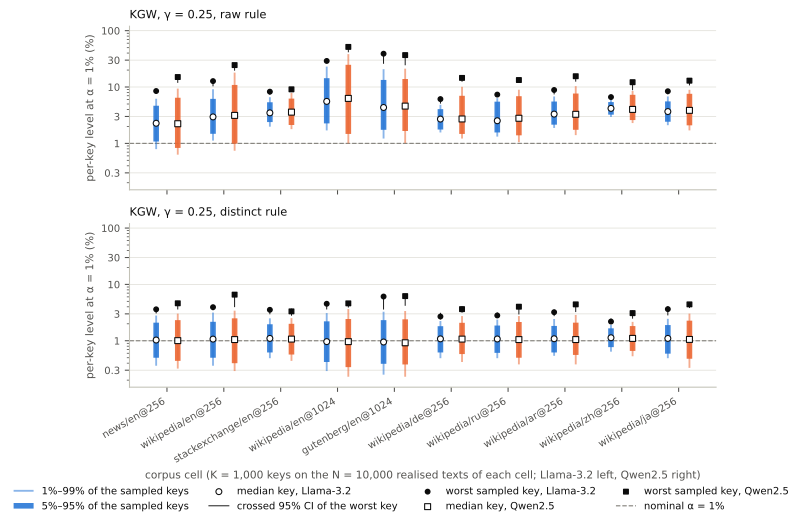

Reproduce this figure in Python.
#!/usr/bin/env python3
"""F1 — the deployer's view on real null text (Study 2 Figure 4 re-rendered for the paper).

Per corpus cell and tokenizer at h = 1 and the cell's longest length: the spread of the per-key level over the
K = 1,000 sampled keys at α = 1% (the 1–99% and 5–95% bands of the sampled keys, the median key, the worst sampled
key with its crossed key-by-document 95% interval), for KGW γ = 0.25 under the raw and distinct rules and for
Gumbel-max under the distinct rule. Source: outputs/study2_v0.1/results.json (descriptive.deployer_view), the
locked analyser's output; the quantile ranges are checked against the agreed report's register.
"""
import sys
from pathlib import Path

import numpy as np

sys.path.insert(0, str(Path(__file__).resolve().parents[1]))
import paperlib as P  # noqa: E402

plt = P.style()
res = P.results("s2"); R2 = P.register("s2"); g2 = P.grid("s2")
DV = res["descriptive"]["deployer_view"]
K, N = g2["K"], g2["N"]
TOKS = ("llama", "qwen"); COL = {"llama": P.SLOT[0], "qwen": P.SLOT[1]}; MK = {"llama": "o", "qwen": "s"}
FLOOR = 100.0 / N
PANELS_MAIN = (("kgw", "raw", "KGW, γ = 0.25, raw rule"), ("kgw", "distinct", "KGW, γ = 0.25, distinct rule"))
PANELS_APP = (("gumbel", "distinct", "Gumbel-max, distinct rule"),)   # Appendix D figure (decision O5, 2026-10-19)


def entry(tag, tok, fam, rule):
    xs = [x for x in DV if x["tag"] == tag and x["tokenizer"] == tok and x["family"] == fam and x["h"] == 1 and x["rule"] == rule
          and float(x["alpha"]) == 0.01 and x["L"] == P.LMAX[tag] and (fam != "kgw" or float(x["gamma"]) == 0.25)]
    assert len(xs) == 1, (tag, tok, fam, rule, len(xs))
    return xs[0]


agg = {}


def draw(panels, name, height):
  fig, axes = plt.subplots(len(panels), 1, figsize=(6.8, height), sharex=True, squeeze=False); axes = axes[:, 0]
  for ax, (fam, rule, title) in zip(axes, panels):
      for i, tag in enumerate(P.CELL_ORDER):
          for tok in TOKS:
              r = entry(tag, tok, fam, rule); q = {k: max(100 * v, FLOOR) for k, v in r["quantiles"].items()}; mx = max(100 * r["max_key"], FLOOR)
              agg.setdefault((fam, rule, "q0.99"), []).append(r["quantiles"]["0.99"]); agg.setdefault((fam, rule, "max"), []).append(r["max_key"]); agg.setdefault((fam, rule, "q0.5"), []).append(r["quantiles"]["0.5"])
              x = i + (-0.19 if tok == "llama" else 0.19); c = COL[tok]
              first = (i == 0 and ax is axes[0] and name == "fig1_deployer")
              ax.plot([x, x], [q["0.01"], q["0.99"]], color=c, lw=1.4, alpha=0.55, solid_capstyle="butt", zorder=2, label="1%–99% of the sampled keys" if (first and tok == "llama") else None)
              ax.plot([x, x], [q["0.05"], q["0.95"]], color=c, lw=4.2, alpha=0.9, solid_capstyle="butt", zorder=3, label="5%–95% of the sampled keys" if (first and tok == "llama") else None)
              ax.scatter([x], [q["0.5"]], facecolor=P.SURFACE, edgecolor=P.INK, s=20, lw=0.8, zorder=5, marker=MK[tok], label=f"median key, {P.TOK_LABEL[tok]}" if first else None)
              lo, hi = [max(100 * v, FLOOR) for v in r["crossed"]["max"]["ci95"]]
              ax.plot([x, x], [lo, hi], color=P.INK, lw=0.7, zorder=4, label="crossed 95% CI of the worst key" if (first and tok == "llama") else None)
              ax.scatter([x], [mx], color=P.INK, s=12, zorder=6, marker=MK[tok], label=f"worst sampled key, {P.TOK_LABEL[tok]}" if first else None)
      ax.axhline(1.0, color=P.MUTED, lw=0.9, ls="--", zorder=1, label="nominal α = 1%" if (ax is axes[0] and name == "fig1_deployer") else None)
      ax.set_yscale("log"); P.logfmt(ax, "y", subs=(1.0, 3.0)); ax.set_ylim(0.15, 120)
      ax.set_title(title, loc="left"); ax.set_ylabel("per-key level at α = 1% (%)")
      ax.grid(axis="x", visible=False)
  axes[-1].set_xticks(range(len(P.CELL_ORDER))); axes[-1].set_xticklabels([P.CELL_LABEL[t] for t in P.CELL_ORDER], rotation=30, ha="right")
  axes[-1].set_xlabel(f"corpus cell (K = {K:,} keys on the N = {N:,} realised texts of each cell; Llama-3.2 left, Qwen2.5 right)")
  if name == "fig1_deployer":
      h_, l_ = axes[0].get_legend_handles_labels(); fig.legend(h_, l_, loc="lower center", ncol=4, bbox_to_anchor=(0.5, -0.01))
      fig.tight_layout(rect=(0, 0.05, 1, 1))
  else:
      fig.tight_layout()
  P.save(fig, name)


draw(PANELS_MAIN, "fig1_deployer", 5.4)
draw(PANELS_APP, "figD6_deployer_gumbel", 3.4)

# checks against the register (the ranges in Study 2 §5 are over both tokenizers at h = 1)
for (fam, rule, key), nm in ((("kgw", "raw", "q0.99"), "dep_raw_h1_q99_range"), (("kgw", "raw", "max"), "dep_raw_h1_worst_range"), (("kgw", "raw", "q0.5"), "dep_raw_h1_median_range"),
                             (("kgw", "distinct", "q0.99"), "dep_distinct_h1_q99_range"), (("kgw", "distinct", "max"), "dep_distinct_h1_worst_range"), (("kgw", "distinct", "q0.5"), "dep_distinct_h1_median_range"),
                             (("gumbel", "distinct", "q0.99"), "depg_distinct_h1_q99_range"), (("gumbel", "distinct", "max"), "depg_distinct_h1_worst_range")):
    if nm in R2:
        lo, hi = R2[nm].split("–"); v = agg[(fam, rule, key)]
        P.check(f"F1 {nm} min", 100 * min(v), lo); P.check(f"F1 {nm} max", 100 * max(v), hi)
    P.register_value(f"f1_{fam}_{rule}_{key.replace('.', '')}_min", f"{100 * min(agg[(fam, rule, key)]):.1f}"); P.register_value(f"f1_{fam}_{rule}_{key.replace('.', '')}_max", f"{100 * max(agg[(fam, rule, key)]):.1f}")
P.register_value("f1_K", K); P.register_value("f1_N", N)
P.flush_values("f1")
P.finish_checks("fig1_deployer")
